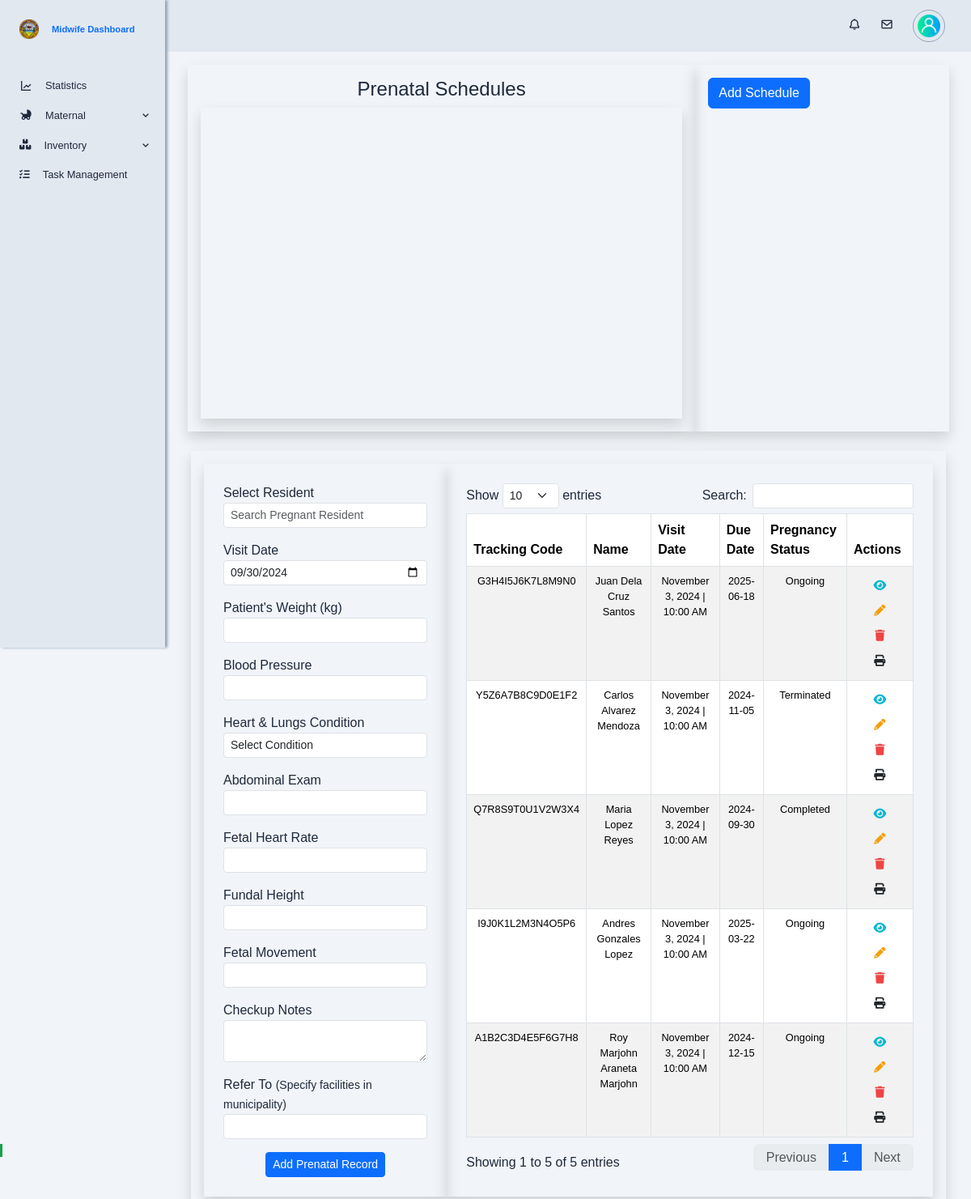
/app/views/midwife/prenatals.php, run on an earlier commit of the app's database.
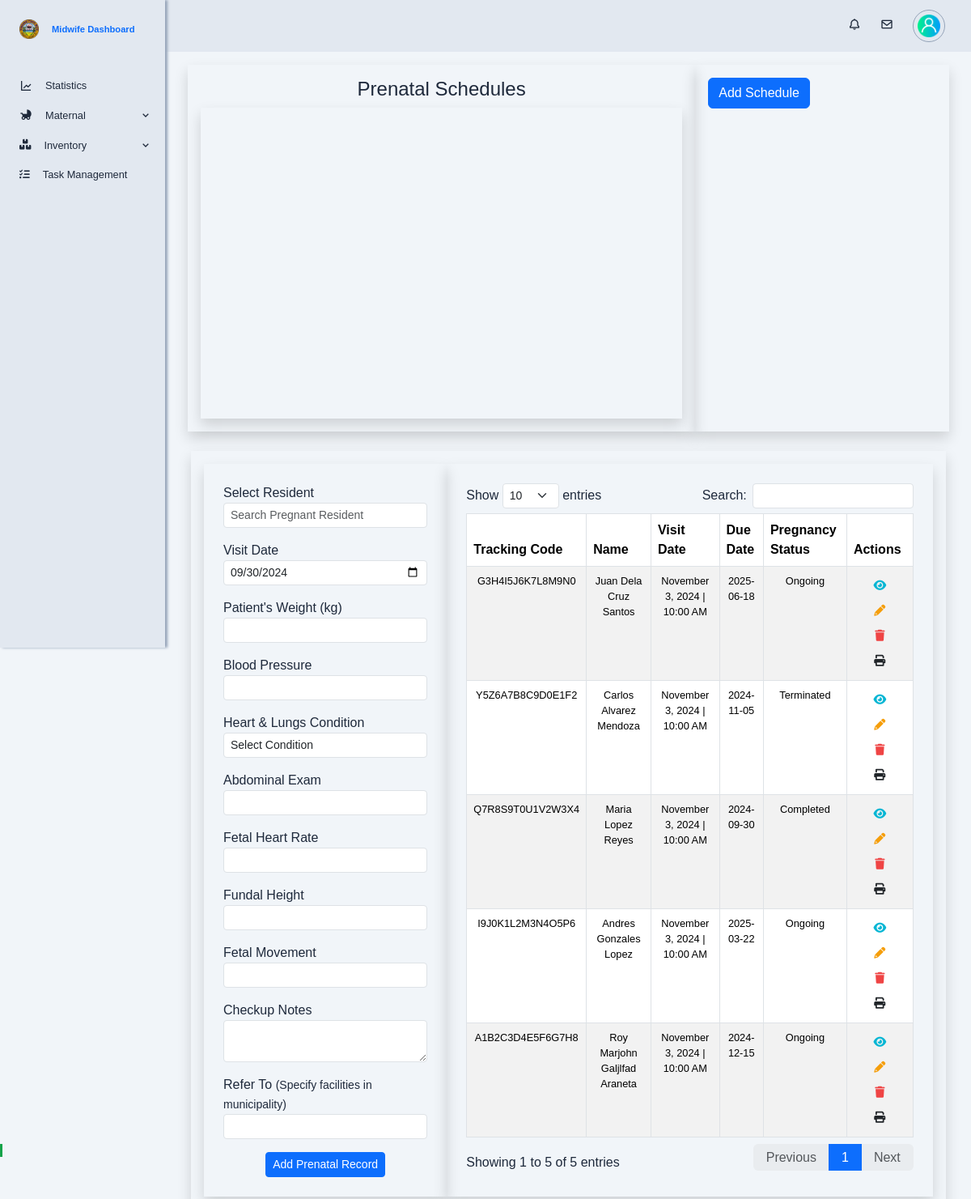
And on a later commit of the database.
### tables this page shows
CREATE TABLE `prenatals` (
  `prenatal_id` int(10) NOT NULL,
  `tracking_code` varchar(255) NOT NULL,
  `pregnancy_id` int(10) NOT NULL,
  `sched_id` int(10) NOT NULL,
  `bhw_id` int(10) NOT NULL,
  `weight` decimal(10,2) DEFAULT NULL,
  `blood_pressure` varchar(255) DEFAULT NULL,
  `heart_lungs_condition` varchar(255) DEFAULT NULL,
  `abdominal_exam` varchar(255) DEFAULT NULL,
  `fetal_heart_rate` varchar(255) DEFAULT NULL,
  `fundal_height` varchar(255) DEFAULT NULL,
  `fetal_movement` varchar(255) DEFAULT NULL,
  `checkup_notes` text DEFAULT NULL,
  `refer_to` varchar(255) DEFAULT NULL,
  `created_at` timestamp NOT NULL DEFAULT current_timestamp(),
  `updated_at` timestamp NOT NULL DEFAULT current_timestamp() ON UPDATE current_timestamp()
);

CREATE TABLE `personal_information` (
  `personal_info_id` int(10) NOT NULL,
  `lastname` varchar(255) NOT NULL,
  `firstname` varchar(255) NOT NULL,
  `middlename` varchar(255) NOT NULL,
  `date_of_birth` date DEFAULT NULL,
  `civil_status` enum('Single','Married','Widowed','Legally Separated') DEFAULT NULL,
  `educational_attainment` enum('Elementary Graduate','Elementary Undergraduate','Highschool Graduate','Highschool Undergraduate','College Graduate','College Undergraduate') DEFAULT NULL,
  `occupation` varchar(255) DEFAULT NULL,
  `religion` varchar(100) DEFAULT NULL,
  `citizenship` varchar(100) DEFAULT NULL,
  `address_id` int(10) NOT NULL,
  `sex` enum('male','female') NOT NULL,
  `phone_number` varchar(20) NOT NULL,
  `email` varchar(255) NOT NULL,
  `id_picture` varchar(255) DEFAULT NULL,
  `created_at` datetime NOT NULL DEFAULT current_timestamp(),
  `updated_at` datetime NOT NULL DEFAULT current_timestamp()
);

CREATE TABLE `prenatal_schedules` (
  `sched_id` int(10) NOT NULL,
  `sched_date` datetime(6) NOT NULL,
  `sched_note` varchar(255) NOT NULL
);

CREATE TABLE `pregnancy` (
  `pregnancy_id` int(10) NOT NULL,
  `resident_id` int(10) NOT NULL,
  `expected_due_date` date NOT NULL,
  `pregnancy_status` enum('Ongoing','Completed','Terminated') NOT NULL,
  `created_at` timestamp NOT NULL DEFAULT current_timestamp(),
  `updated_at` timestamp NOT NULL DEFAULT current_timestamp() ON UPDATE current_timestamp()
);

### app/models/get_prenatals.php (called while the page is built, shortened)
<?php
function getAllPrenatals($conn) {
    $sql = "
        SELECT
            p.*,
            pr.*,
            r.resident_id,
            pi.lastname,
            pi.firstname,
            pi.middlename,
            pi.phone_number,
            pi.email,
            ps.sched_date,
            ps.sched_note
        FROM
            prenatals AS p
        JOIN
            pregnancy AS pr ON p.pregnancy_id = pr.pregnancy_id
        JOIN
            residents AS r ON pr.resident_id = r.resident_id
        JOIN
            personal_information AS pi ON r.personal_info_id = pi.personal_info_id
        JOIN
            prenatal_schedules AS ps ON p.sched_id = ps.sched_id
        ORDER BY
            p.prenatal_id DESC
    ";
    $result = $conn->query($sql);
    $prenatals = [];
    while ($row = $result->fetch_assoc()) {
        $prenatals[] = $row;
    }
    return $prenatals;
}
?>

### app/views/midwife/prenatals.php (the view, shortened to what the rows shown need)
<?php
require './config/db_config.php';
require './app/models/get_prenatals.php';
$prenatalsData = getAllPrenatals($conn);
?>
<!DOCTYPE html>
<html lang="en">
<head>
    <?php include './app/views/globals/head.php'; ?>
    <link rel="stylesheet" href="https://cdn.datatables.net/1.11.5/css/dataTables.bootstrap5.min.css">
    <link rel="stylesheet" href="./public/css/midwife-prenatals.css">
</head>
<body>
    <div class="container-fluid height-100 main-content">
        <div class="row my-4 shadow p-3 gx-2">
            <div class="col-md-8 p-4 prenatal-table shadow">
                <table id="prenatalsTable" class="table table-striped table-bordered text-center">
                    <thead>
                        <tr>
                            <th>Tracking Code</th>
                            <th>Name</th>
                            <th>Visit Date</th>
                            <th>Due Date</th>
                            <th>Pregnancy Status</th>
                            <th>Actions</th>
                        </tr>
                    </thead>
                    <tbody>
                        <?php if (!empty($prenatalsData)): ?>
                            <?php foreach ($prenatalsData as $prenatal): ?>
                                <tr>
                                    <td><?= htmlspecialchars($prenatal['tracking_code']) ?></td>
                                    <td><?= htmlspecialchars($prenatal['firstname'] . ' ' . $prenatal['middlename'] . ' ' . $prenatal['lastname']) ?></td>
                                    <td>
                                        <?php
                                            $date = new DateTime($prenatal['sched_date']);
                                            echo htmlspecialchars($date->format('F j, Y | h:i A'));
                                        ?>
                                    </td>
                                    <td><?= htmlspecialchars($prenatal['expected_due_date']) ?></td>
                                    <td><?= htmlspecialchars($prenatal['pregnancy_status']) ?></td>
                                    <td>
                                        <button class="btn btn-sm view-btn"><i class="fa-solid fa-eye"></i></button>
                                        <button class="btn btn-sm edit-btn"><i class="fa-solid fa-pencil-alt"></i></button>
                                        <button class="btn btn-sm delete-btn"><i class="fa-solid fa-trash"></i></button>
                                        <button class="btn btn-sm print-btn" onclick="window.open('midwife/print_prenatal', '_blank');"><i class="fa-solid fa-print"></i></button>
                                    </td>
                                </tr>
                            <?php endforeach; ?>
                        <?php else: ?>
                            <tr>
                                <td colspan="6" class="text-center">No prenatal records found.</td>
                            </tr>
                        <?php endif; ?>
                    </tbody>
                </table>
            </div>
        </div>
    </div>
</body>
</html>

What changed in the data, as far as the page shows it:
changed through a linked row, prenatals: personal_information.firstname+middlename+lastname "Roy Marjohn Araneta Marjohn" → "Roy Marjohn Galjlfad Araneta"
